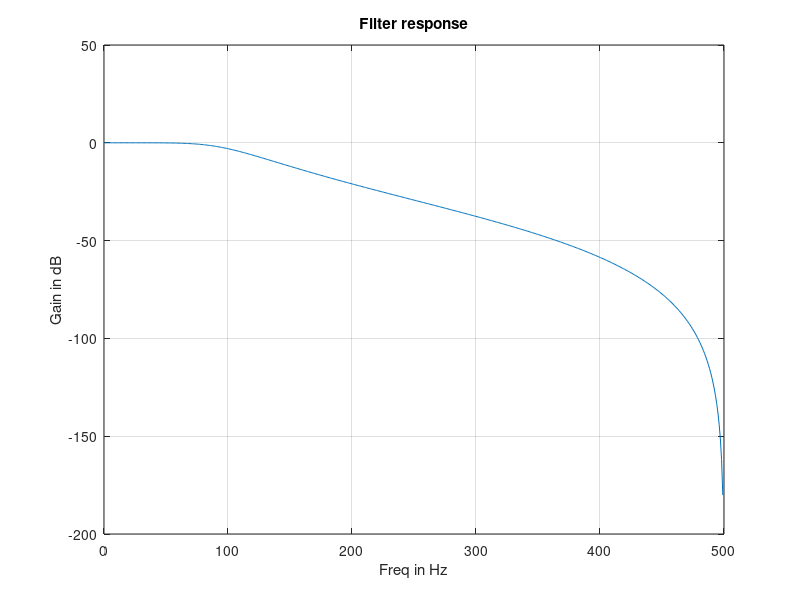
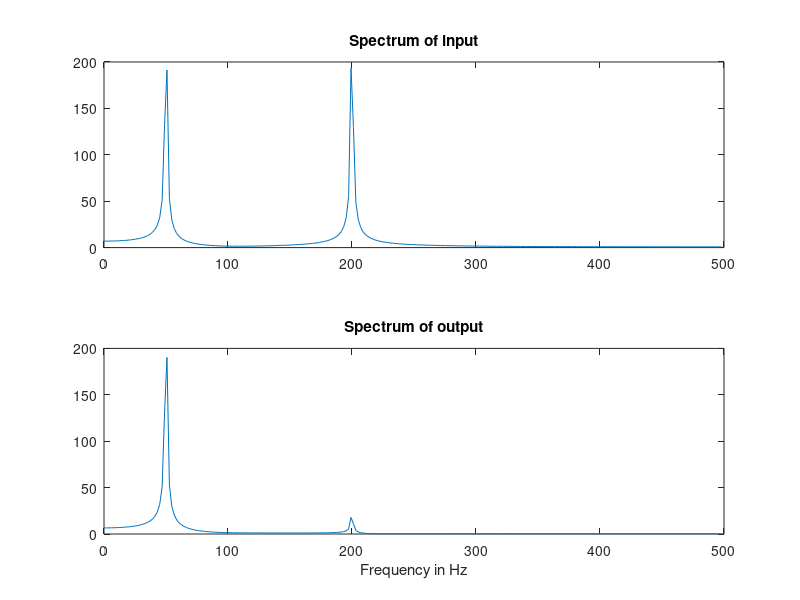

These figures' MATLAB source, in order:
Fs = 1000; % sampling frequency
wc = 100/(Fs/2); % normalized cutoff frequency
[b,a] = butter(3,wc); % digital filter coefficients using BLT
[h,w] = freqz(b,a); % frequency response
f = (w/pi)*(Fs/2); % convert normalized frequency into Hz
plot(f,20*log10(abs(h))); grid on;
ylabel('Gain in dB'); xlabel('Freq in Hz'); title('Filter response');
t = 0:(1/Fs):1; % time sequence
x = sin(2*pi*50*t) + sin(2*pi*200*t); % input signal with 50Hz and 200Hz freqs
y = filter(b,a,x); % obtain the output of the filter
X = fft(x,512); % spectrum of the input
Y = fft(y,512); % spectrum of the output
L = length(X)/2; % take half of the samples (0 to pi radians)
f = (0:(L-1))/L*(Fs/2); % convert sample numbers into frequency in Hz
figure; subplot(211); plot(f,abs(X(1:L))); 
title('Spectrum of input');
subplot(212); plot(f,abs(Y(1:L))); 
title('Spectrum of output'); xlabel('Frequency in Hz');
